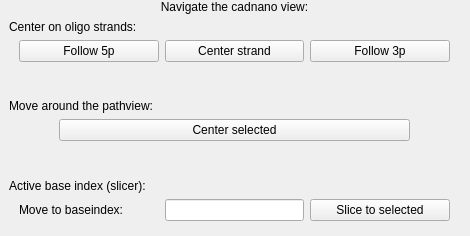
<?xml version="1.0" encoding="UTF-8"?>
<ui version="4.0">
 <class>Dialog</class>
 <widget class="QDialog" name="Dialog">
  <property name="geometry">
   <rect>
    <x>0</x>
    <y>0</y>
    <width>470</width>
    <height>236</height>
   </rect>
  </property>
  <property name="windowTitle">
   <string>caDNAno Navigator</string>
  </property>
  <widget class="QWidget" name="verticalLayoutWidget">
   <property name="geometry">
    <rect>
     <x>9</x>
     <y>0</y>
     <width>451</width>
     <height>221</height>
    </rect>
   </property>
   <layout class="QVBoxLayout" name="verticalLayout" stretch="0,0,0,0,0,0,0,0,0,1">
    <item>
     <widget class="QLabel" name="label">
      <property name="enabled">
       <bool>true</bool>
      </property>
      <property name="text">
       <string>Navigate the cadnano view:</string>
      </property>
      <property name="alignment">
       <set>Qt::AlignCenter</set>
      </property>
     </widget>
    </item>
    <item>
     <widget class="QLabel" name="label_2">
      <property name="text">
       <string>Center on oligo strands:</string>
      </property>
     </widget>
    </item>
    <item>
     <layout class="QGridLayout" name="gridLayout_2">
      <property name="sizeConstraint">
       <enum>QLayout::SetDefaultConstraint</enum>
      </property>
      <property name="leftMargin">
       <number>10</number>
      </property>
      <property name="rightMargin">
       <number>10</number>
      </property>
      <item row="0" column="2">
       <widget class="QPushButton" name="follow3pButton">
        <property name="focusPolicy">
         <enum>Qt::StrongFocus</enum>
        </property>
        <property name="text">
         <string>Follow 3p</string>
        </property>
        <property name="autoDefault">
         <bool>false</bool>
        </property>
       </widget>
      </item>
      <item row="0" column="0">
       <widget class="QPushButton" name="follow5pButton">
        <property name="focusPolicy">
         <enum>Qt::StrongFocus</enum>
        </property>
        <property name="text">
         <string>Follow 5p</string>
        </property>
        <property name="autoDefault">
         <bool>false</bool>
        </property>
       </widget>
      </item>
      <item row="0" column="1">
       <widget class="QPushButton" name="centerOnStrandButton">
        <property name="focusPolicy">
         <enum>Qt::StrongFocus</enum>
        </property>
        <property name="text">
         <string>Center strand</string>
        </property>
        <property name="autoDefault">
         <bool>false</bool>
        </property>
       </widget>
      </item>
     </layout>
    </item>
    <item>
     <spacer name="verticalSpacer_3">
      <property name="orientation">
       <enum>Qt::Vertical</enum>
      </property>
      <property name="sizeHint" stdset="0">
       <size>
        <width>20</width>
        <height>40</height>
       </size>
      </property>
     </spacer>
    </item>
    <item>
     <widget class="QLabel" name="label_6">
      <property name="text">
       <string>Move around the pathview:</string>
      </property>
     </widget>
    </item>
    <item>
     <layout class="QGridLayout" name="gridLayout_6">
      <property name="leftMargin">
       <number>10</number>
      </property>
      <property name="rightMargin">
       <number>10</number>
      </property>
      <item row="0" column="2">
       <spacer name="horizontalSpacer">
        <property name="orientation">
         <enum>Qt::Horizontal</enum>
        </property>
        <property name="sizeType">
         <enum>QSizePolicy::Preferred</enum>
        </property>
        <property name="sizeHint" stdset="0">
         <size>
          <width>40</width>
          <height>20</height>
         </size>
        </property>
       </spacer>
      </item>
      <item row="0" column="1">
       <widget class="QPushButton" name="centerOnSelectedButton">
        <property name="focusPolicy">
         <enum>Qt::StrongFocus</enum>
        </property>
        <property name="text">
         <string>Center selected</string>
        </property>
        <property name="autoDefault">
         <bool>false</bool>
        </property>
       </widget>
      </item>
      <item row="0" column="0">
       <spacer name="horizontalSpacer_2">
        <property name="orientation">
         <enum>Qt::Horizontal</enum>
        </property>
        <property name="sizeType">
         <enum>QSizePolicy::Preferred</enum>
        </property>
        <property name="sizeHint" stdset="0">
         <size>
          <width>40</width>
          <height>20</height>
         </size>
        </property>
       </spacer>
      </item>
     </layout>
    </item>
    <item>
     <spacer name="verticalSpacer_2">
      <property name="orientation">
       <enum>Qt::Vertical</enum>
      </property>
      <property name="sizeHint" stdset="0">
       <size>
        <width>20</width>
        <height>40</height>
       </size>
      </property>
     </spacer>
    </item>
    <item>
     <widget class="QLabel" name="label_3">
      <property name="text">
       <string>Active base index (slicer):</string>
      </property>
     </widget>
    </item>
    <item>
     <layout class="QGridLayout" name="gridLayout_5">
      <property name="leftMargin">
       <number>10</number>
      </property>
      <property name="rightMargin">
       <number>10</number>
      </property>
      <item row="0" column="0">
       <widget class="QLabel" name="label_4">
        <property name="text">
         <string>Move to baseindex: </string>
        </property>
       </widget>
      </item>
      <item row="0" column="1">
       <widget class="QLineEdit" name="activeBaseIndexInput">
        <property name="sizePolicy">
         <sizepolicy hsizetype="Minimum" vsizetype="Fixed">
          <horstretch>0</horstretch>
          <verstretch>0</verstretch>
         </sizepolicy>
        </property>
       </widget>
      </item>
      <item row="0" column="2">
       <widget class="QPushButton" name="sliceToSelectedButton">
        <property name="focusPolicy">
         <enum>Qt::StrongFocus</enum>
        </property>
        <property name="text">
         <string>Slice to selected</string>
        </property>
        <property name="autoDefault">
         <bool>false</bool>
        </property>
       </widget>
      </item>
     </layout>
    </item>
    <item>
     <spacer name="verticalSpacer">
      <property name="orientation">
       <enum>Qt::Vertical</enum>
      </property>
      <property name="sizeHint" stdset="0">
       <size>
        <width>20</width>
        <height>40</height>
       </size>
      </property>
     </spacer>
    </item>
   </layout>
  </widget>
 </widget>
 <resources/>
 <connections/>
</ui>
